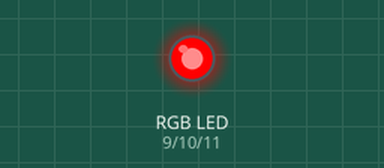
Bench run of a sketch on a simulated Arduino Uno, built with avr-gcc and run on an emulated ATmega328P. Shown: an RGB LED mixed from three pins (HIGH = lit).

Above: at 0.05 s.
At 2.5 s:
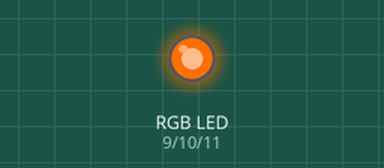
At 3.7 s:
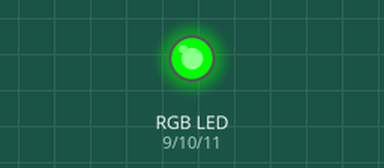
At 4.95 s:
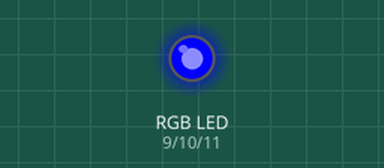
Timing chart, 0 to 6.5 s (numbered marks = the images above):
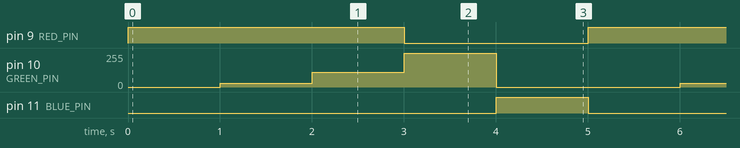

Measured:
- by itself, pin 9 (RED_PIN): alternates HIGH for 3.0 s and LOW for 2.0 s
- by itself, pin 10 (GREEN_PIN): repeats every 5.0 s: 110/255 1.0 s, 255/255 1.0 s, 0/255 2.0 s, 30/255 1.0 s
- by itself, pin 11 (BLUE_PIN): alternates HIGH for 1.0 s and LOW for 4.0 s

The sketch:

AnaRainbow.ino
```cpp
const int RED_PIN = 9;
const int GREEN_PIN = 10;
const int BLUE_PIN = 11;

int DISPLAY_TIME = 1000;

void setup()
{
  pinMode(RED_PIN, OUTPUT);
  pinMode(GREEN_PIN, OUTPUT);
  pinMode(BLUE_PIN, OUTPUT);
}


void loop()
{
  drawRed(DISPLAY_TIME);
  drawOrange(DISPLAY_TIME);
  drawYellow(DISPLAY_TIME);
  drawGreen(DISPLAY_TIME);
  drawBlue(DISPLAY_TIME);
}

void drawRed(int duration)
{
  digitalWrite(RED_PIN, HIGH);
  digitalWrite(GREEN_PIN, LOW);
  digitalWrite(BLUE_PIN, LOW);

  delay(duration);
}

void drawOrange(int duration)
{
  digitalWrite(RED_PIN, HIGH);
  analogWrite(GREEN_PIN, 30);
  analogWrite(BLUE_PIN, 0);

  delay(duration);
}


void drawYellow(int duration)
{
  digitalWrite(RED_PIN, HIGH);
  analogWrite(GREEN_PIN, 110);
  digitalWrite(BLUE_PIN, LOW);

  delay(duration);
}

void drawGreen(int duration)
{
  digitalWrite(RED_PIN, LOW);
  digitalWrite(GREEN_PIN, HIGH);
  digitalWrite(BLUE_PIN, LOW);

  delay(duration);
}

void drawBlue(int duration)
{
  digitalWrite(RED_PIN, LOW);
  digitalWrite(GREEN_PIN, LOW);
  digitalWrite(BLUE_PIN, HIGH);

  delay(duration);
}
```
